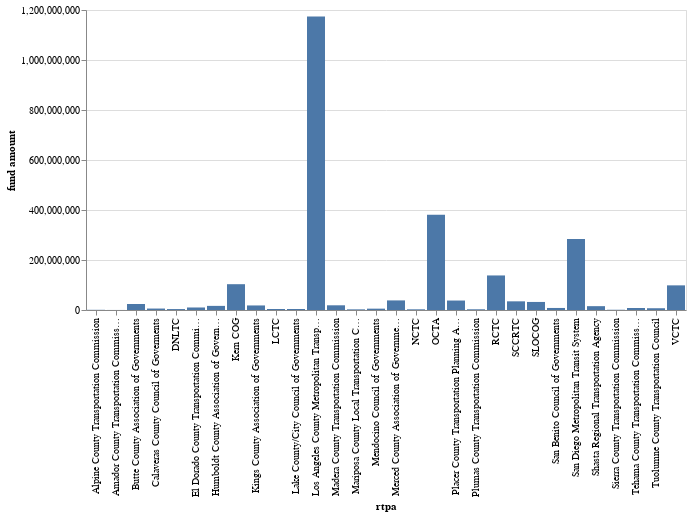

This figure's notebook cell:
### Code cell
by_rtpa = (
    all_melt.groupby(["rtpa"])
    .agg({"fund amount": "sum", "project": "nunique"})
    .reset_index()
)

make_bar(by_rtpa, "rtpa", "fund amount")

### Figure 1 — Vega-Lite specification as saved in the notebook (floating-point values rounded to 4 significant figures)
{"config": {"view": {"continuousWidth": 300, "continuousHeight": 300}}, "data": {"name": "data-03d63601aa33965086abe87f6fbd3f73"}, "mark": {"type": "bar"}, "encoding": {"x": {"field": "rtpa", "type": "nominal"}, "y": {"field": "fund amount", "type": "quantitative"}}, "$schema": "https://vega.github.io/schema/vega-lite/v5.17.0.json", "datasets": {"data-03d63601aa33965086abe87f6fbd3f73": [{"rtpa": "Alpine County Transportation Commission", "fund amount": 739517, "project": 1}, {"rtpa": "Amador County Transportation Commission", "fund amount": 175000, "project": 0}, {"rtpa": "Butte County Association of Governments", "fund amount": 23989331, "project": 2}, {"rtpa": "Calaveras County Council of Goverments", "fund amount": 5798936, "project": 1}, {"rtpa": "DNLTC", "fund amount": 3756248, "project": 2}, {"rtpa": "El Dorado County Transportation Commission", "fund amount": 10057638, "project": 2}, {"rtpa": "Humboldt County Association of Governments", "fund amount": 16492428, "project": 3}, {"rtpa": "Kern COG", "fund amount": 103242581, "project": 10}, {"rtpa": "Kings County Association of Governments", "fund amount": 18204049, "project": 9}, {"rtpa": "LCTC", "fund amount": 4106696, "project": 6}, {"rtpa": "Lake County/City Council of Governments", "fund amount": 4077103, "project": 2}, {"rtpa": "Los Angeles County Metropolitan Transportation Authority", "fund amount": 1173924082, "project": 3}, {"rtpa": "Madera County Transportation Commission", "fund amount": 18811247, "project": 5}, {"rtpa": "Mariposa County Local Transportation Commission", "fund amount": 2571256, "project": 1}, {"rtpa": "Mendocino Council of Governments", "fund amount": 5353525, "project": 2}, {"rtpa": "Merced County Association of Governments (MCAG)", "fund amount": 38377592, "project": 12}, {"rtpa": "NCTC", "fund amount": 2722336, "project": 3}, {"rtpa": "OCTA", "fund amount": 380916077, "project": 14}, {"rtpa": "Placer County Transportation Planning Agency (PCTPA)", "fund amount": 37851991, "project": 9}, {"rtpa": "Plumas County Transportation Commission", "fund amount": 2824039, "project": 5}, {"rtpa": "RCTC", "fund amount": 138210990, "project": 3}, {"rtpa": "SCCRTC", "fund amount": 34686052, "project": 4}, {"rtpa": "SLOCOG", "fund amount": 32217200, "project": 24}, {"rtpa": "San Benito Council of Governments ", "fund amount": 8160164, "project": 4}, {"rtpa": "San Diego Metropolitan Transit System", "fund amount": 283651605, "project": 12}, {"rtpa": "Shasta Regional Transportation Agency", "fund amount": 15375548, "project": 5}, {"rtpa": "Sierra County Transportation Commission", "fund amount": 973816, "project": 4}, {"rtpa": "Tehama County Transportation Commission ", "fund amount": 8115138, "project": 3}, {"rtpa": "Tuolumne County Transportation Council", "fund amount": 7061054, "project": 4}, {"rtpa": "VCTC", "fund amount": 98560329, "project": 24}]}}
